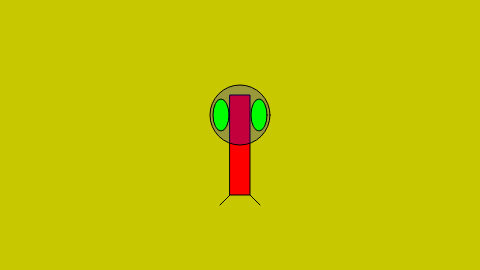
Frame 1 (no input)
Frame 60 (no input): identical to frame 1, image omitted
Frame 120 (the mouse pressed at the canvas centre since frame 60): identical to frame 1, image omitted

The p5.js sketch that drew this single still picture (run headless with seeded random() and noise() and a simulated clock; from frame 60 on, the mouse is pressed at the canvas centre):

// p5.js sketch
// ── sketch.js
function setup() {
  createCanvas(480, 270);
}

function draw() {
  background(200, 200, 0);
  ellipseMode(CENTER);
  rectMode(CENTER);

  // Body
  fill(255, 0, 0);
  rect(240, 145, 20, 100);

  // Head
  fill(0, 0, 255, 60);
  ellipse(240, 115, 60, 60);



  // Eyes
  fill(0, 255, 0);
  ellipse(221, 115, 16, 32);
  ellipse(259, 115, 16, 32);

  // Legs
  line(230, 195, 220, 205);
  line(250, 195, 260, 205);
}
